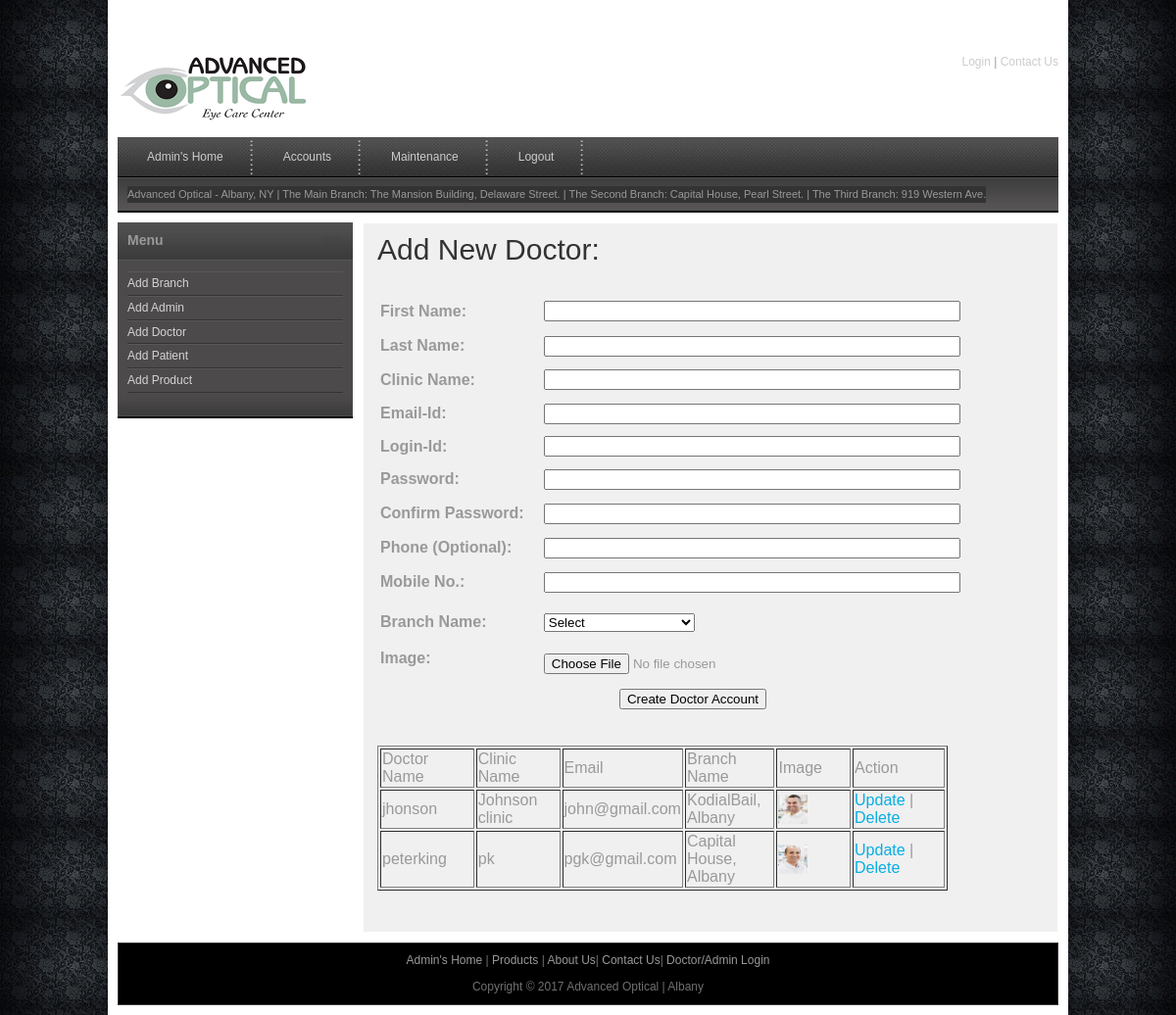
Page /adddoctors.php (signed in) on the committed database.
### tables this page shows
CREATE TABLE IF NOT EXISTS `doctor` (
  `doc_id` int(10) NOT NULL AUTO_INCREMENT,
  `branch_id` int(10) NOT NULL,
  `doc_name` varchar(25) NOT NULL,
  `clinic_name` varchar(25) NOT NULL,
  `email_id` varchar(25) NOT NULL,
  `phone` varchar(25) NOT NULL,
  `mobile` varchar(25) NOT NULL,
  `login_id` varchar(25) NOT NULL,
  `password` varchar(25) NOT NULL,
  `created_at` date NOT NULL,
  `image` varchar(70) NOT NULL,
  `last_login` datetime DEFAULT NULL,
  PRIMARY KEY (`doc_id`)
);

CREATE TABLE IF NOT EXISTS `branch` (
  `branch_id` int(10) NOT NULL AUTO_INCREMENT,
  `branch_name` varchar(30) NOT NULL,
  `description` varchar(50) NOT NULL,
  PRIMARY KEY (`branch_id`)
);

### adddoctors.php (the view, shortened to what this page needs)
<?php
include("includes/header.php");
include("conn.php");
?>
    <div id="tm_main">
   		<div id="sidebar" class="float_l">
        	<div class="sidebar_box"><span class="bottom"></span>
<?php
include("sidebar.php");
if($_SESSION["logtype"]=='Administrator')
{
		if($_GET['docside'] ==1)
	{
	docssidebar();
	}
	else
	{
		maintenancesidebar();
	}
}
			?>
            </div>
   		</div>
        <div id="content" class="float_r">
        <h1>Add New Doctor:</h1>
        	<form id="addoc" name="addoc" method="post" action="" onsubmit="return validation()">
           	  <table width="644" border="0">
           	    <tr>
           	      <td height="34"><strong>
           	        <label for="dfname" class="left">First Name:</label>
           	      </strong></td>
           	      <td><input name="dfname" class="right" type="text" id="dfname" size="50" /></td>
       	        </tr>
           	    <tr>
           	      <td height="33"><strong>
           	        <label class="left" for="doclname2">Last Name:</label>
           	      </strong></td>
           	      <td><input class="right" name="dlname" type="text" id="dlname" size="50" /></td>
       	        </tr>
           	    <tr>
           	      <td height="32"><strong>Clinic Name:</strong></td>
           	      <td><input name="cname" class="right" type="text" id="emailid2" size="50" /></td>
       	        </tr>
           	    <tr>
           	      <td height="33"><strong>
           	        <label for="password" class="left">Email-Id:</label>
           	      </strong></td>
           	      <td><input name="emailid" type="text" class="right" id="emailid" size="50" /></td>
       	        </tr>
           	    <tr>
           	      <td height="30"><strong>
           	        <label for="loginid2" class="left">Login-Id:</label>
         	        </strong></td>
           	      <td><input name="loginid2" type="text" class="right" id="loginid3" size="50" /></td>
       	        </tr>
           	    <tr>
           	      <td height="33"><strong>Password:</strong></td>
           	      <td><input name="password" type="password" class="right" id="emailid3" size="50" /></td>
       	        </tr>
           	    <tr>
           	      <td height="33"><strong>Confirm Password:</strong></td>
           	      <td><input name="cpassword" type="password" class="right" id="emailid4" size="50" /></td>
       	        </tr>
           	    <tr>
           	      <td height="33"><strong>
           	        <label for="Phone2" class="left">Phone (Optional):</label>
           	      </strong></td>
           	      <td><input name="phone" type="text" class="right" id="phone" size="50" /></td>
       	        </tr>
           	    <tr>
           	      <td height="33"><strong>
           	        <label for="Mobile2" class="left">Mobile No.:</label>
           	      </strong></td>
           	      <td><input name="mobile" class="right" type="text" id="Mobile" size="50" /></td>
       	        </tr>
                   <tr>
            <td height="45"><strong>Branch Name:</strong></td>
            <td><select name="bname" id="bname">
            <option value="">Select</option>
                        </select>
            </td>
          </tr>
           	    <tr>
				  <tr>
              <td height="32" valign="top"><strong>Image:</strong></td>
              <td colspan="3"><label for="file"></label>
              <input type="file" name="file" id="file" />
              </td>
            </tr>
           	      <td height="36" colspan="2" align="center"><input type="submit" name="submit" id="submit" value="Create Doctor Account" /></td>
       	        </tr> </table>
           <p>&nbsp;</p>
         <tr>
            <td height="35" colspan="2">
			<table width="582" border="1">
              <tr>
                <td width="119">Doctor Name</td>
                <td width="104">Clinic Name</td>
                 <td width="100">Email</td>
                <td width="100">Branch Name</td>
				  <td width="100">Image</td>
                <td width="130">Action</td>
              </tr>
              <?php
			  $result1 = mysqli_query($con, "SELECT * FROM doctor");
           	while($row1 = mysqli_fetch_array($result1))
  {
  echo "<tr>";
  echo "<td>" . $row1['doc_name'] . "</td>";
  echo "<td>" . $row1['clinic_name'] . "</td>";
  echo "<td>" . $row1['email_id'] . "</td>";
  $selbr= mysqli_query($con,"SELECT * FROM branch where branch_id = '$row1[branch_id]'");
  $recbr = mysqli_fetch_array($selbr);
  echo "<td>" . $recbr['branch_name'] . "</td>";
      echo "<td><img src='upload/" . $row1['image'] . "' height='30' width='30'</td>";
  echo "<td><a href='updatedoctor.php?docid=$row1[doc_id]'>Update</a> | <a href='adddoctors.php?docid=$row1[doc_id]&act=delete'>Delete</a></a></td>";
  echo "</tr>";
  }
?>
       	      </table>
           	  <p>&nbsp;</p>
       	  </form>
</div>
    </div>
<?php
include("includes/footer.php");
?>

### css/tm_style.css (style rules this page uses)
body { margin: 0; padding: 0; color: #999; font-family: Tahoma, Geneva, sans-serif; font-size: 12px; line-height: 1.4em; background-color: #2e2e2e; background-repeat: repeat; background-image: url(../images/tm_body.jpg) }
a, a:link, a:visited { color: #08aee3; font-weight: normal; text-decoration: none; }
p { margin: 0 0 10px 0; padding: 0; }
img { border: none; }
h1, h2, h3, h4, h5, h6 { color: #333; font-weight: normal; }
h1 { font-size: 30px; margin: 0 0 30px; padding: 5px 0; }
.float_l { float: left }
.float_r { float: right }
#tm_main { width: 100%; margin-bottom: 10px; }
#content { width: 680px; background: #f0f0f0; border: 1px solid #fff; padding: 14px; }
#sidebar { width: 240px }
.sidebar_box { position: relative; background: #4c4a4a; margin-bottom: 36px; }
.sidebar_box span.bottom { position: absolute; bottom: -26px; left: 0; width: 240px; height: 26px; background: url(../images/tm_sidebar_bottom.jpg) }

### rows in the picture
doctor: doc_name "jhonson", clinic_name "Johnson clinic", email "john@gmail.com", branch.branch_name "KodialBail, Albany", image (picture)
doctor: doc_name "peterking", clinic_name "pk", email "pgk@gmail.com", branch.branch_name "Capital House, Albany", image (picture)
